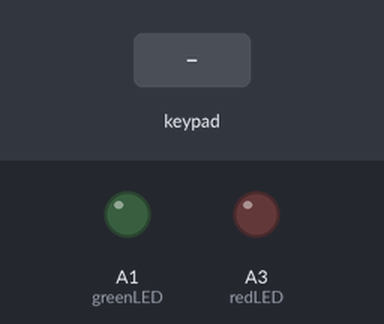
Bench run of a sketch on a simulated Arduino Uno, built with avr-gcc and run on an emulated ATmega328P. Parts: output pins drawn as LEDs (lit = HIGH). Dashed ring = blinking. Inputs (shaded band) come from the test bench.

Above: at 1.2 s.
1.3 s: key '*' pressed
At 1.55 s:
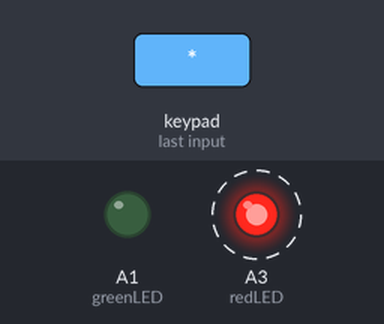
3.1 s: keypad keys 5 8 6 7 # pressed 0.4 s apart
At 5.5 s:
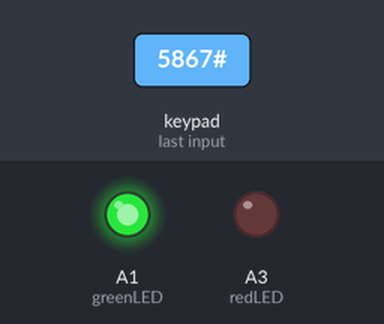
Timing chart, 0 to 7.2 s (numbered marks = the images above; inputs shaded):
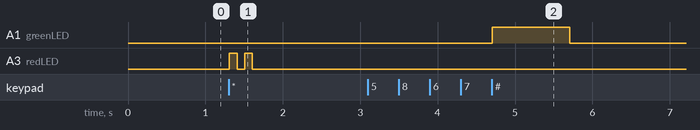

The sketch:

6-KeyPad.ino
```cpp
#include <Keypad.h>

const byte ROWS = 4;
const byte COLS = 4;

char keys[ROWS][COLS] = {
  {'1','2','3','A'},
  {'4','5','6','B'},
  {'7','8','9','C'},
  {'*','0','#','D'}
};

byte rowPins[ROWS] = {9, 8, 7, 6};
byte colPins[COLS] = {5, 4, 3, 2};

// LED Pins (Change these to match your current wiring)
const int greenLED = A1;
const int redLED = A3;

Keypad keypad = Keypad(makeKeymap(keys), rowPins, colPins, ROWS, COLS);

String inputCode = "";
String secretCode = "5867";

void setup() {
  pinMode(greenLED, OUTPUT);
  pinMode(redLED, OUTPUT);
}

void loop() {
  char key = keypad.getKey();

  if (key) {
    if (key == '#') {
      if (inputCode == secretCode) {
        // Correct: Green LED blinks
        digitalWrite(greenLED, HIGH);
        delay(1000);
        digitalWrite(greenLED, LOW);
      } else {
        // Wrong: Red LED blinks
        digitalWrite(redLED, HIGH);
        delay(1000);
        digitalWrite(redLED, LOW);
      }
      inputCode = "";
    }
    else if (key == '*') {
      inputCode = "";
      // Quick double blink on Red to show it's cleared
      digitalWrite(redLED, HIGH); delay(100); digitalWrite(redLED, LOW);
      delay(100);
      digitalWrite(redLED, HIGH); delay(100); digitalWrite(redLED, LOW);
    }
    else {
      inputCode += key;
    }
  }
}
```

Measured:
- after the input at 1.3 s, A3 (redLED): alternates HIGH for 0.10 s and LOW for 0.10 s, 4 changes in all, then stays LOW, starting at once
- after the input at 3.1 s, A1 (greenLED): LOW → HIGH after 1.6 s, → LOW 1.0 s later
